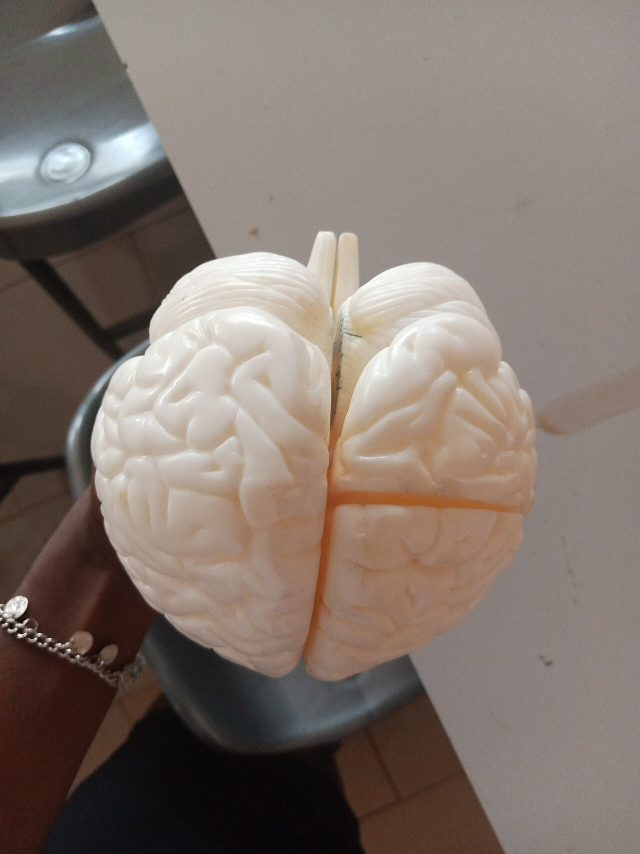
#> input picture assets/raw/brain.jpg, 1280 x 1707 px (shown at 1/2 size)
$ python -i cutout.py   (imports and definitions only)
#> lines starting #> are read from the running program, lines starting #| are printed output that depends on the picture
"""Recorta el fondo con BiRefNet (ONNX) y aplica el tratamiento monocromo de estilo.md.
Uso: python3 cutout.py entrada.jpg salida.png [--keep-bg]"""
import sys, numpy as np, onnxruntime as ort
from PIL import Image, ImageOps, ImageFilter

MODEL = "/home/user/models/birefnet.onnx"
_sess = None

def mask_for(img):
    global _sess
    if _sess is None:
        so = ort.SessionOptions(); so.intra_op_num_threads = 4
        _sess = ort.InferenceSession(MODEL, so, providers=["CPUExecutionProvider"])
    x = np.asarray(img.convert("RGB").resize((1024, 1024), Image.BILINEAR), dtype=np.float32) / 255.0
    x = (x - [0.485, 0.456, 0.406]) / [0.229, 0.224, 0.225]
    x = x.transpose(2, 0, 1)[None].astype(np.float32)
    y = _sess.run(None, {"input_image": x})[0][0, 0]
    if y.min() < 0 or y.max() > 1:
        y = 1 / (1 + np.exp(-y))
    m = Image.fromarray((np.clip(y, 0, 1) * 255).astype(np.uint8)).resize(img.size, Image.BICUBIC)
    return m

def mono(img, cutoff=0.5, gamma=1.0):
    g = ImageOps.grayscale(img.convert("RGB"))
    g = ImageOps.autocontrast(g, cutoff=cutoff)
    if gamma != 1.0:
        lut = [int(255 * ((i / 255) ** gamma)) for i in range(256)]
        g = g.point(lut)
    return g

# [17 lines not run here, left out]

>>> from PIL import Image
>>> picture = Image.open('../raw/brain.jpg')
#> picture is the input picture: PIL image 1280x1707 RGB; mean R, G, B 129.5, 117, 109.2
>>> result = mono(picture)
#> in mono, `g = ImageOps.grayscale(img.convert("RGB"))`:
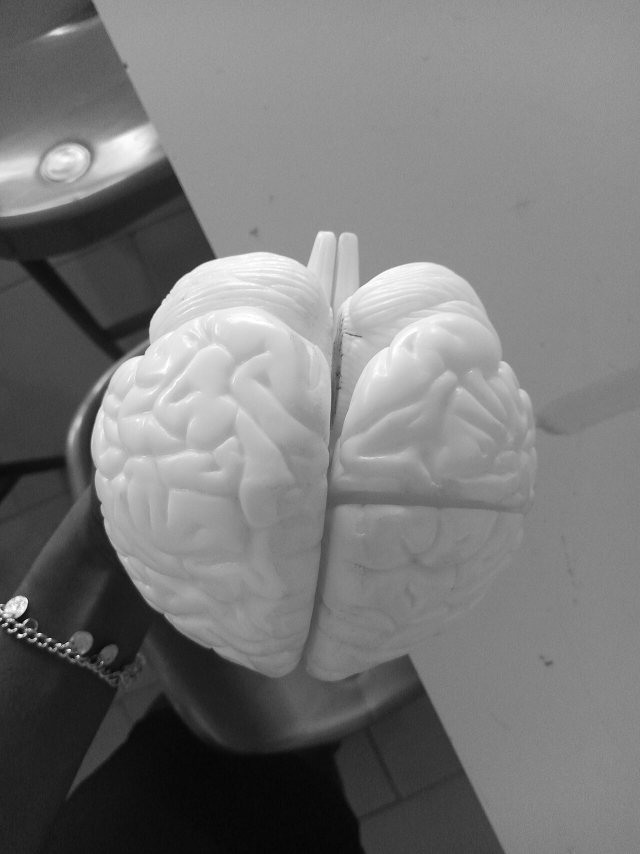
#> g: PIL image 1280x1707 L (shown at 1/2 size); min 0, max 255, mean 119.9

$ run again, on assets/raw/coins_stacks.jpg
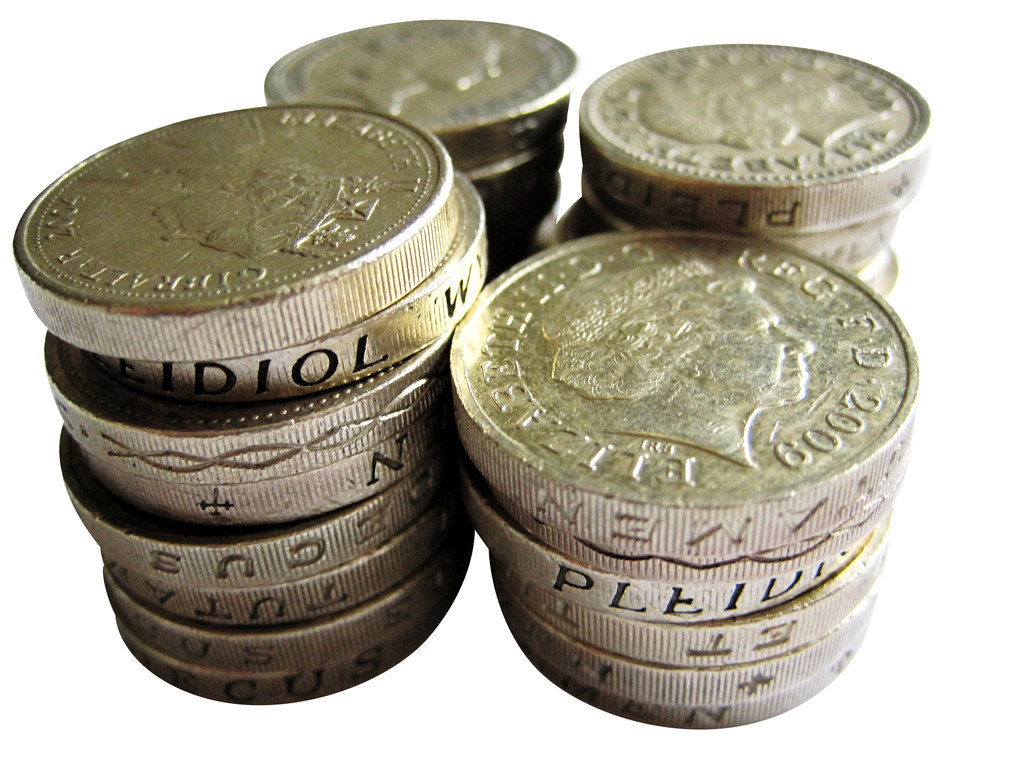
#> input picture assets/raw/coins_stacks.jpg, 1024 x 768 px
#> picture is the input picture: PIL image 1024x768 RGB; mean R, G, B 175.2, 170, 154.9
#> in mono, `g = ImageOps.grayscale(img.convert("RGB"))`:
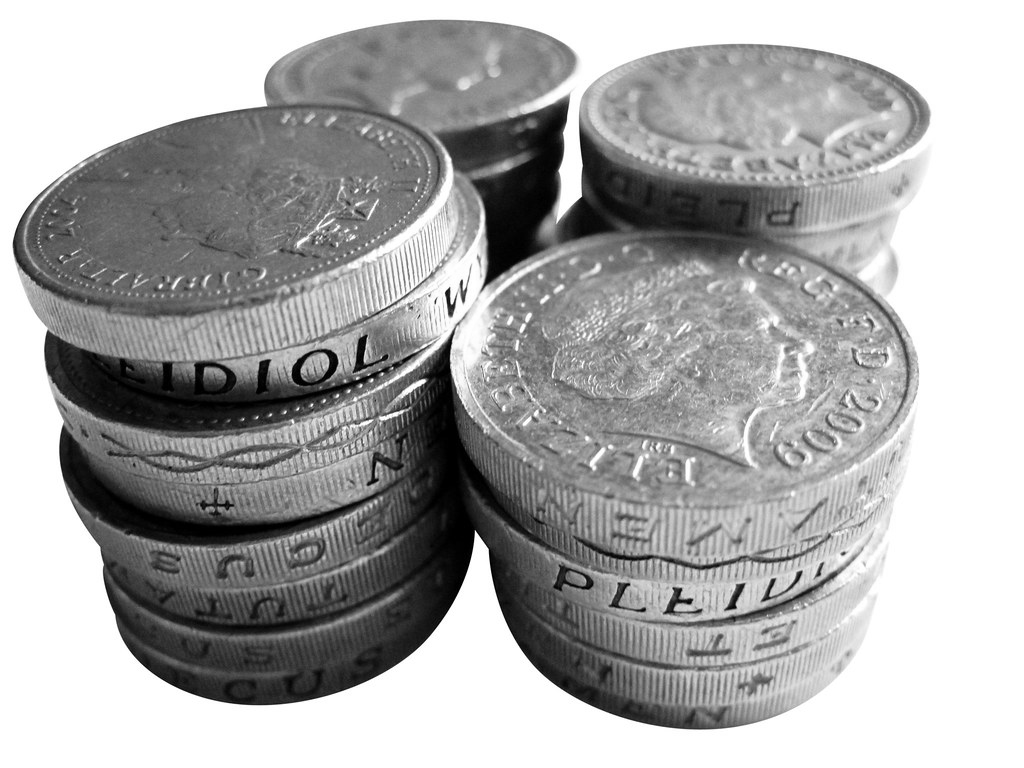
#> g: PIL image 1024x768 L; min 0, max 255, mean 169.8
